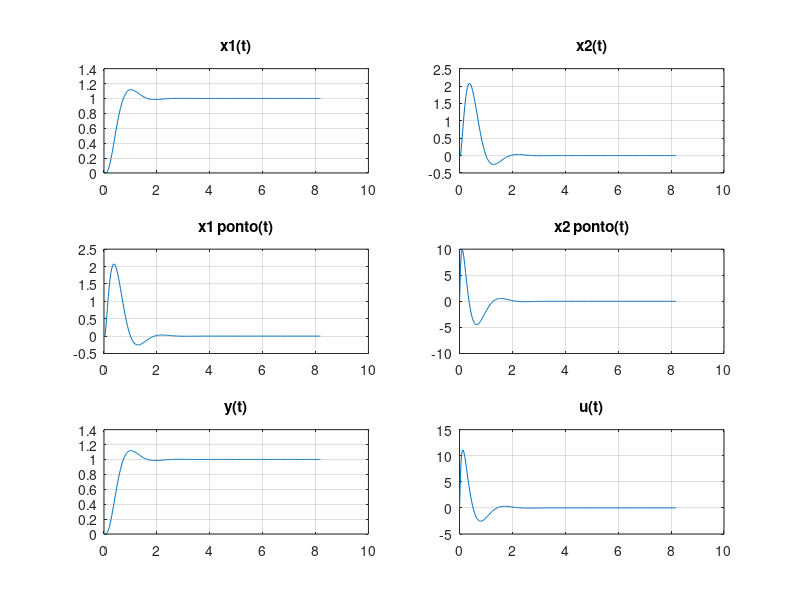

This chart was generated by the following MATLAB code:
clc;
clear ;

A=[0 1;0 -2];
B=[0; 1];
C=[1 0];
D=0;

G=ss(A,B,C,D);

G1 = tf(G);


zeta= 0.6;
wn=4;
s1=-zeta*wn+1j*wn*sqrt(1-zeta^2);
s2= conj(s1);

wd = imag(s1);
wa = 60*wd;
T =2*pi/wa; %s
T1 = (2*pi/wa)*1000; %ms

Mc= [B A*B]

A_c = [A zeros(2,1); -C 0];
B_c = [B; 0];

K_c = acker(A_c, B_c, [s1, s2, -5*zeta*wn])
K = [K_c(1, 1), K_c(1, 2)]
Ki = -K_c(1, 3)

Kmax = 250;
k = linspace(0, Kmax, Kmax+1);

 ref = ones(1, length(k));
 x = zeros(2, length(k));
 x_p = zeros(2, length(k));

 qsi = zeros(1, length(k));
 qsi_p = zeros(1, length(k));
 u = zeros(1, length(k));
 y = zeros(1, length(k));

qsi_p(1) = ref(1) - y(1);

for i = 2:length(k)
    x(:, i) = T*x_p(:, i-1) + x(:, i-1);
    qsi(i) = T*qsi_p(i-1) + qsi(i-1);
    
    u(i) = qsi(i)*Ki - K*x(:, i);
    y(i) = C*x(:, i) + D*u(i);
    
    x_p(:, i) = A*x(:, i) + B*u(i);
    qsi_p(i) = ref(i) - y(i);
end

figure('Position', [100, 100, 1200, 800]);

subplot(3, 2, 1);
plot(T*k, x(1, :));
title('x1(t)');
grid on;

subplot(3, 2, 2);
plot(T*k, x(2, :));
title('x2(t)');
grid on;

subplot(3, 2, 3);
plot(T*k, x_p(1, :));
title('x1_ ponto(t)');
grid on;

subplot(3, 2, 4);
plot(T*k, x_p(2, :));
title('x2_ ponto(t)');
grid on;

subplot(3, 2, 5);
plot(T*k, y);
title('y(t)');
grid on;

subplot(3, 2, 6);
plot(T*k, u);
title('u(t)');
grid on;